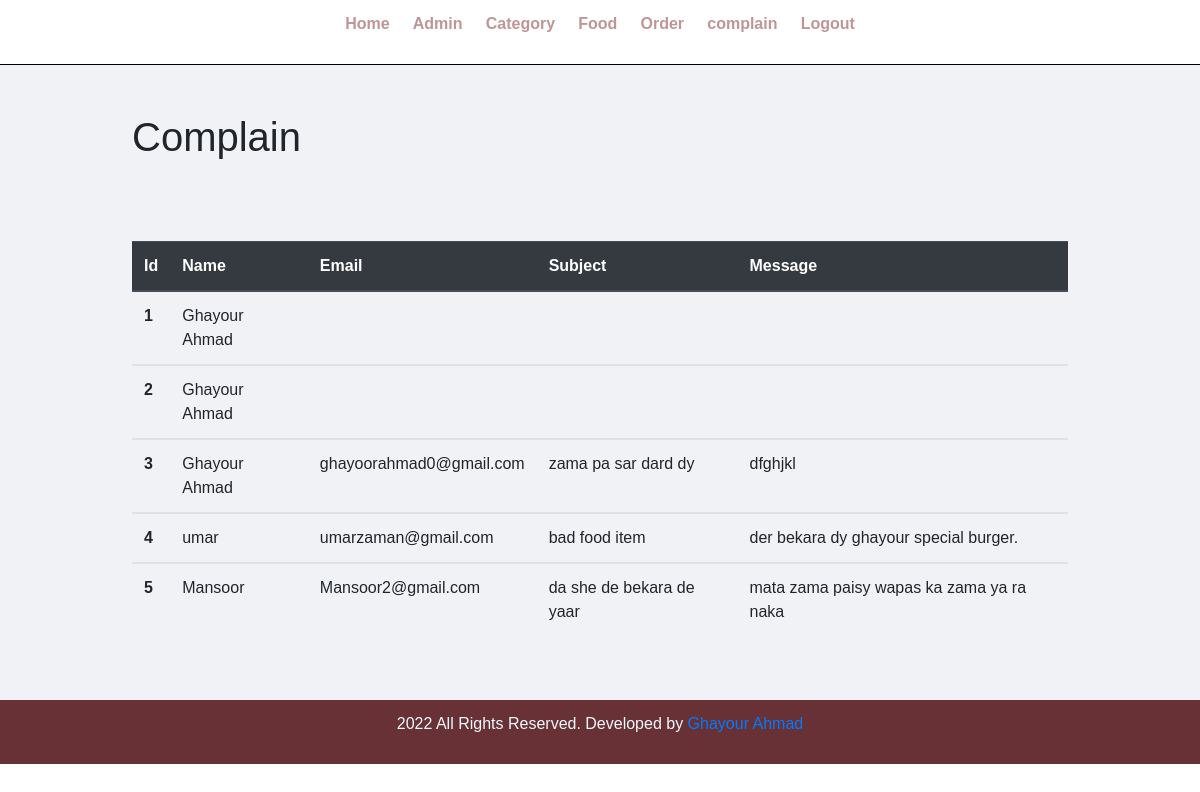
Before: /admin/manage-complain.php with the older database file.
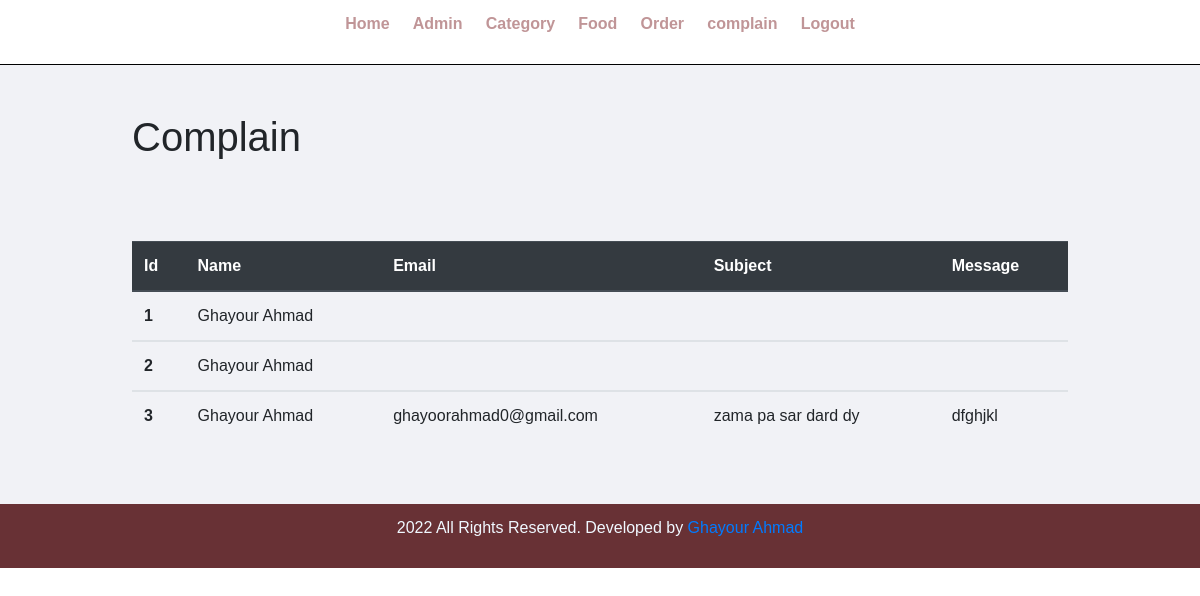
After: the same page with the newer database file.
### tables this page shows
CREATE TABLE `tbl_contact` (
  `id` int(11) NOT NULL,
  `name` varchar(20) NOT NULL,
  `email` varchar(30) NOT NULL,
  `subject` varchar(100) NOT NULL,
  `message` varchar(200) NOT NULL
);

### admin/manage-complain.php (the view)
<?php  include "include/menu.php" ?>
<?php include('../config/connection.php');    ?>
    <div class="main-content">
        <div class="wrapper">
            <h1>Complain</h1>
            <br>
    <br><br>
    <table class="table">
  <thead class="thead-dark">
    <tr>
      <th scope="col">Id</th>
      <th scope="col">Name</th>
      <th scope="col">Email</th>
      <th scope="col">Subject</th>
      <th scope="col">Message</th>
    </tr>
  <?php
      $sql="SELECT * FROM tbl_contact ";
      $result=mysqli_query($connection,$sql);
      while($row=mysqli_fetch_array($result)){
  ?>
  </thead>
  <tbody>
    <tr>
      <th scope="row"><?php echo $row['id'] ?></th>
      <td><?php echo $row['name'] ?></td>
      <td><?php echo $row['email'] ?></td>
      <td><?php echo $row['subject'] ?></td>
      <td><?php echo $row['message'] ?></td>
    </tr>
  <?php  }  ?>
  </tbody>
  </table>
        </div>
    </div>
    <?php
    include "include/footer.php"
    ?>

Changed rows visible on the page:
removed tbl_contact: id "4", name "umar", email "umarzaman@gmail.com", subject "bad food item", message "der bekara dy ghayour special burger."
removed tbl_contact: id "5", name "Mansoor", email "Mansoor2@gmail.com", subject "da she de bekara de yaar", message "mata zama paisy wapas ka zama ya ra naka"
